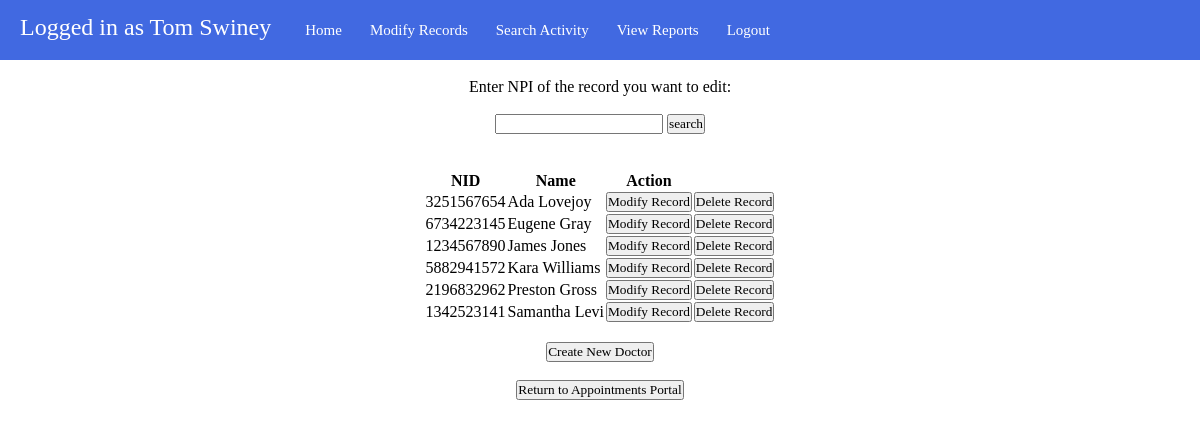
Screenshot of /admin_mod_doctor.php (signed in) with the database file from the repository.
### tables this page shows
CREATE TABLE Doctors (
	NPI BIGINT NOT NULL UNIQUE,
	Name VARCHAR(80) NOT NULL,
    Password VARCHAR(80) NOT NULL,
	Work_phone VARCHAR(15) NOT NULL,
	Fax VARCHAR(15) NULL,
	Email VARCHAR(80) NOT NULL,
    Specialist ENUM('Yes', 'No') NOT NULL,
	Specialization VARCHAR(80) NOT NULL,
	PRIMARY KEY (NPI)
);

### query_func.php (the view, shortened to what this page needs)
<?php
    function sql_connect() {
        $dbServerName = "localhost";
        $dbUserName = "root";
        $dbPassword = "root";
        $dbName = "meddb";
        $conn = mysqli_connect($dbServerName, $dbUserName, $dbPassword, $dbName) or die("Bad connection: ".mysqli_connect_error());
        return $conn;
    }
    function gen_mod_doctor_list() {
        $conn = sql_connect();
        $sql_doctor = mysqli_query($conn, "SELECT * FROM Doctors ORDER BY Name");
        echo "<table><tr><th> NID </th>";
        echo "<th> Name </th>";
        echo "<th> Action </th>";
        echo "<th></th></tr>";
        while($doctor = mysqli_fetch_assoc($sql_doctor)) {
            echo "<tr><td> ".$doctor['NPI']." </td>";
            echo "<td> ".$doctor['Name']." </td>";
            echo "<td><form action='admin_mod_doctor_process.php' method='POST'>";
            echo "<input type='submit' value='Modify Record'></form></td>";
            echo "<td><form action='admin_delete.php' method='POST'>";
            echo "<input type='submit' value='Delete Record' onclick='return confirm_delete()'></form></td></tr>";
        }
        echo "</table>";
    }
?>

### admin_mod_doctor.php (shortened to what this page needs)
<?php
    include_once "includes/query_func.php"
?>
<html>
<head>
</head>
<body>
<link rel="stylesheet" type = "text/css" href="css/admin_portal_style.css" />
<nav>
        <p>Logged in as <?php echo $_SESSION['Name'] ?></p>
        <ul>
                <li><a href="admin_portal.php">Home</a>
                <li><a href="admin_mod_portal.php">Modify Records</a>
                <li><a href="admin_search.php"> Search Activity </a>
                <li><a href="admin_report.php">View Reports </a>
                <li><a href="logout.php">Logout</a></li>
        </ul>
</nav>
<br>
<center>Enter NPI of the record you want to edit:<br><br>
<form action='admin_mod_doctor_process.php' method="POST">
<input type="text" name="NPI">
<input type="submit" value="search">
</form><br><br>
<?php gen_mod_doctor_list() ?><br>
<form action='admin_new_doctor.php' method='POST'>
<input type='submit' value='Create New Doctor'>
</form><br>
<form action='admin_mod_portal.php'>
<input type="submit" value="Return to Appointments Portal">
</form>
</center>

### admin_portal_style.css (style rules this page uses)
body { background-color: #ffff; }
* { font-family: "Times New Roman"; color: black; margin: 0; padding: 0; }
nav { width: 100%; height: 60px; background-color: #4169e1; }
nav p { font-family: "Times New Roman"; color: #ffff; font-size: 24px; line-height: 55px; float: left; padding: 0px 20px; }
nav ul { float: left; }
nav ul li { float: left; list-style: none; position: relative; }
nav ul li a { display: block; font-family: "Times New Roman"; font-size: 15px; padding: 22px 14px; text-decoration: none; color: white; }

### rows the page displays
doctors: NPI "3251567654", Name "Ada Lovejoy"
doctors: NPI "6734223145", Name "Eugene Gray"
doctors: NPI "1234567890", Name "James Jones"
doctors: NPI "5882941572", Name "Kara Williams"
doctors: NPI "2196832962", Name "Preston Gross"
doctors: NPI "1342523141", Name "Samantha Levi"

### other values shown
$_SESSION['Name'] "Tom Swiney"
